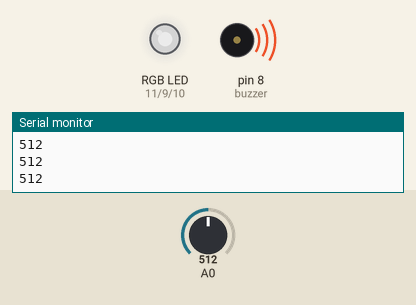
A sketch run on a simulated Arduino Uno, built with avr-gcc and run on an emulated ATmega328P. Parts: an RGB LED mixed from three pins (HIGH = lit), buzzer (waves = sounding), the last lines printed to the serial monitor. Inputs (shaded band) come from the test bench; at power-on: A0 = 512. Dim RGB values are drawn brighter than linear.

Above: at 1.2 s.
1.3 s: A0 set to 983
At 1.9 s:
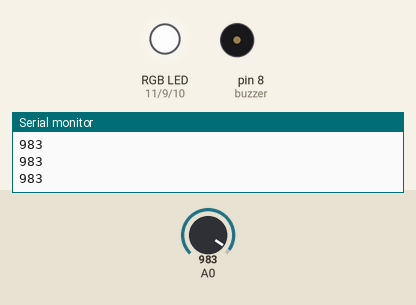
2.8 s: A0 set to 1003
At 6.5 s:
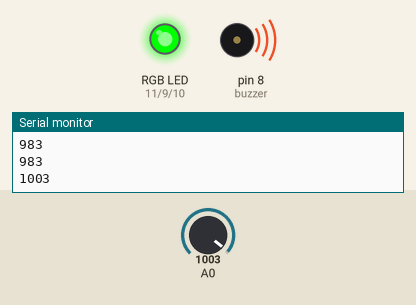
At 8.1 s:
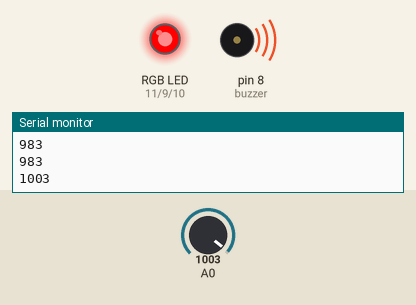
Timing chart, 0 to 11.8 s (numbered marks = the images above; inputs shaded):
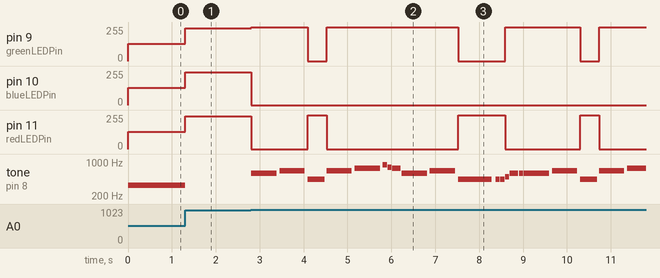

Measured:
- the behaviour switches between 989 and 990 on A0 (found by bisection; images 1 and 2)
- after the input at 1.3 s, pin 9 (greenLEDPin), pin 10 (blueLEDPin), pin 11 (redLEDPin): 128/255 → 245/255 at once; tone on pin 8 (buzzer): 330 Hz → silent at once
- after the input at 2.8 s, pin 9 (greenLEDPin): goes 255/255 1.3 s, 0/255 0.43 s, 255/255 3.0 s, 0/255 1.1 s, 255/255 1.7 s, 0/255 0.43 s, then 255/255, starting at once; pin 10 (blueLEDPin): 245/255 → 0/255 at once

The sketch:

InstumentSwtiches.ino
```cpp
#define NOTE_B0  31
#define NOTE_C1  33
#define NOTE_CS1 35
#define NOTE_D1  37
#define NOTE_DS1 39
#define NOTE_E1  41
#define NOTE_F1  44
#define NOTE_FS1 46
#define NOTE_G1  49
#define NOTE_GS1 52
#define NOTE_A1  55
#define NOTE_AS1 58
#define NOTE_B1  62
#define NOTE_C2  65
#define NOTE_CS2 69
#define NOTE_D2  73
#define NOTE_DS2 78
#define NOTE_E2  82
#define NOTE_F2  87
#define NOTE_FS2 93
#define NOTE_G2  98
#define NOTE_GS2 104
#define NOTE_A2  110
#define NOTE_AS2 117
#define NOTE_B2  123
#define NOTE_C3  131
#define NOTE_CS3 139
#define NOTE_D3  147
#define NOTE_DS3 156
#define NOTE_E3  165
#define NOTE_F3  175
#define NOTE_FS3 185
#define NOTE_G3  196
#define NOTE_GS3 208
#define NOTE_A3  220
#define NOTE_AS3 233
#define NOTE_B3  247
#define NOTE_C4  262
#define NOTE_CS4 277
#define NOTE_D4  294
#define NOTE_DS4 311
#define NOTE_E4  330
#define NOTE_F4  349
#define NOTE_FS4 370
#define NOTE_G4  392
#define NOTE_GS4 415
#define NOTE_A4  440
#define NOTE_AS4 466
#define NOTE_B4  494
#define NOTE_C5  523
#define NOTE_CS5 554
#define NOTE_D5  587
#define NOTE_DS5 622
#define NOTE_E5  659
#define NOTE_F5  698
#define NOTE_FS5 740
#define NOTE_G5  784
#define NOTE_GS5 831
#define NOTE_A5  880
#define NOTE_AS5 932
#define NOTE_B5  988
#define NOTE_C6  1047
#define NOTE_CS6 1109
#define NOTE_D6  1175
#define NOTE_DS6 1245
#define NOTE_E6  1319
#define NOTE_F6  1397
#define NOTE_FS6 1480
#define NOTE_G6  1568
#define NOTE_GS6 1661
#define NOTE_A6  1760
#define NOTE_AS6 1865
#define NOTE_B6  1976
#define NOTE_C7  2093
#define NOTE_CS7 2217
#define NOTE_D7  2349
#define NOTE_DS7 2489
#define NOTE_E7  2637
#define NOTE_F7  2794
#define NOTE_FS7 2960
#define NOTE_G7  3136
#define NOTE_GS7 3322
#define NOTE_A7  3520
#define NOTE_AS7 3729
#define NOTE_B7  3951
#define NOTE_C8  4186
#define NOTE_CS8 4435
#define NOTE_D8  4699
#define NOTE_DS8 4978
#define REST      0

// change this to make the song slower or faster
int tempo = 140;

// change this to whichever pin you want to use
int buzzer = 8;

// notes of the moledy followed by the duration.
// a 4 means a quarter note, 8 an eighteenth , 16 sixteenth, so on
// !!negative numbers are used to represent dotted notes,
// so -4 means a dotted quarter note, that is, a quarter plus an eighteenth!!
int Rickmelody[] = {

  // Never Gonna Give You Up - Rick Astley
  // Score available at https://musescore.com/chlorondria_5/never-gonna-give-you-up_alto-sax
  // Arranged by Chlorondria

  NOTE_D5,-4, NOTE_E5,-4, NOTE_A4,4, //1
  NOTE_E5,-4, NOTE_FS5,-4, NOTE_A5,16, NOTE_G5,16, NOTE_FS5,8,
  NOTE_D5,-4, NOTE_E5,-4, NOTE_A4,2,
  NOTE_A4,16, NOTE_A4,16, NOTE_B4,16, NOTE_D5,8, NOTE_D5,16,
  NOTE_D5,-4, NOTE_E5,-4, NOTE_A4,4, //repeat from 1
  NOTE_E5,-4, NOTE_FS5,-4, NOTE_A5,16, NOTE_G5,16, NOTE_FS5,8,
  NOTE_D5,-4, NOTE_E5,-4, NOTE_A4,2,
  NOTE_A4,16, NOTE_A4,16, NOTE_B4,16, NOTE_D5,8, NOTE_D5,16,
  REST,4, NOTE_B4,8, NOTE_CS5,8, NOTE_D5,8, NOTE_D5,8, NOTE_E5,8, NOTE_CS5,-8,
  NOTE_B4,16, NOTE_A4,2, REST,4,

  REST,8, NOTE_B4,8, NOTE_B4,8, NOTE_CS5,8, NOTE_D5,8, NOTE_B4,4, NOTE_A4,8, //7
  NOTE_A5,8, REST,8, NOTE_A5,8, NOTE_E5,-4, REST,4,
  NOTE_B4,8, NOTE_B4,8, NOTE_CS5,8, NOTE_D5,8, NOTE_B4,8, NOTE_D5,8, NOTE_E5,8, REST,8,
  REST,8, NOTE_CS5,8, NOTE_B4,8, NOTE_A4,-4, REST,4,
  REST,8, NOTE_B4,8, NOTE_B4,8, NOTE_CS5,8, NOTE_D5,8, NOTE_B4,8, NOTE_A4,4,
  NOTE_E5,8, NOTE_E5,8, NOTE_E5,8, NOTE_FS5,8, NOTE_E5,4, REST,4,

  NOTE_D5,2, NOTE_E5,8, NOTE_FS5,8, NOTE_D5,8, //13
  NOTE_E5,8, NOTE_E5,8, NOTE_E5,8, NOTE_FS5,8, NOTE_E5,4, NOTE_A4,4,
  REST,2, NOTE_B4,8, NOTE_CS5,8, NOTE_D5,8, NOTE_B4,8,
  REST,8, NOTE_E5,8, NOTE_FS5,8, NOTE_E5,-4, NOTE_A4,16, NOTE_B4,16, NOTE_D5,16, NOTE_B4,16,
  NOTE_FS5,-8, NOTE_FS5,-8, NOTE_E5,-4, NOTE_A4,16, NOTE_B4,16, NOTE_D5,16, NOTE_B4,16,

  NOTE_E5,-8, NOTE_E5,-8, NOTE_D5,-8, NOTE_CS5,16, NOTE_B4,-8, NOTE_A4,16, NOTE_B4,16, NOTE_D5,16, NOTE_B4,16, //18
  NOTE_D5,4, NOTE_E5,8, NOTE_CS5,-8, NOTE_B4,16, NOTE_A4,8, NOTE_A4,8, NOTE_A4,8,
  NOTE_E5,4, NOTE_D5,2, NOTE_A4,16, NOTE_B4,16, NOTE_D5,16, NOTE_B4,16,
  NOTE_FS5,-8, NOTE_FS5,-8, NOTE_E5,-4, NOTE_A4,16, NOTE_B4,16, NOTE_D5,16, NOTE_B4,16,
  NOTE_A5,4, NOTE_CS5,8, NOTE_D5,-8, NOTE_CS5,16, NOTE_B4,8, NOTE_A4,16, NOTE_B4,16, NOTE_D5,16, NOTE_B4,16,

  NOTE_D5,4, NOTE_E5,8, NOTE_CS5,-8, NOTE_B4,16, NOTE_A4,4, NOTE_A4,8,  //23
  NOTE_E5,4, NOTE_D5,2, REST,4,
};

int SWmelody[] = {

  // Cantina BAnd - Star wars
  // Score available at https://musescore.com/user/6795541/scores/1606876
  NOTE_B4,-4, NOTE_E5,-4, NOTE_B4,-4, NOTE_E5,-4,
  NOTE_B4,8,  NOTE_E5,-4, NOTE_B4,8, REST,8,  NOTE_AS4,8, NOTE_B4,8,
  NOTE_B4,8,  NOTE_AS4,8, NOTE_B4,8, NOTE_A4,8, REST,8, NOTE_GS4,8, NOTE_A4,8, NOTE_G4,8,
  NOTE_G4,4,  NOTE_E4,-2,
  NOTE_B4,-4, NOTE_E5,-4, NOTE_B4,-4, NOTE_E5,-4,
  NOTE_B4,8,  NOTE_E5,-4, NOTE_B4,8, REST,8,  NOTE_AS4,8, NOTE_B4,8,

  NOTE_A4,-4, NOTE_A4,-4, NOTE_GS4,8, NOTE_A4,-4,
  NOTE_D5,8,  NOTE_C5,-4, NOTE_B4,-4, NOTE_A4,-4,
  NOTE_B4,-4, NOTE_E5,-4, NOTE_B4,-4, NOTE_E5,-4,
  NOTE_B4,8,  NOTE_E5,-4, NOTE_B4,8, REST,8,  NOTE_AS4,8, NOTE_B4,8,
  NOTE_D5,4, NOTE_D5,-4, NOTE_B4,8, NOTE_A4,-4,
  NOTE_G4,-4, NOTE_E4,-2,
  NOTE_E4, 2, NOTE_G4,2,
  NOTE_B4, 2, NOTE_D5,2,

  NOTE_F5, -4, NOTE_E5,-4, NOTE_AS4,8, NOTE_AS4,8, NOTE_B4,4, NOTE_G4,4,


};


const int greenLEDPin = 9;
const int redLEDPin = 11;
const int blueLEDPin = 10;

int redValue = 0;
int greenValue = 0;
int blueValue = 0;

// sizeof gives the number of bytes, each int value is composed of two bytes (16 bits)
// there are two values per note (pitch and duration), so for each note there are four bytes
int notes = sizeof(SWmelody) / sizeof(SWmelody[0]) / 2;
int Ricknotes = sizeof(Rickmelody) / sizeof(Rickmelody[0]) / 2;
// this calculates the duration of a whole note in ms
int wholenote = (60000 * 2) / tempo;
int Rickwholenote = (60000 * 4) / tempo;
int divider = 0, noteDuration = 0;

int buttons[6];


int note[]={262,294,330,349};

void setup() {
  // put your setup code here, to run once:
  buttons[0]=2;

  Serial.begin(9600);

  pinMode(greenLEDPin,OUTPUT);
  pinMode(redLEDPin,OUTPUT);
  pinMode(blueLEDPin,OUTPUT);


}


void loop() {
  // put your main code here, to run repeatedly:

  int keyVal = analogRead(A0);

  Serial.println(keyVal);

  if(keyVal >= 1011){
    tone(8,note[0]);


    starWars();
    //flash();
}


  else if(keyVal >=990 && keyVal <=1010){
    tone(8,note[1]);
    rick();
  }

  else if(keyVal >=505 && keyVal <=515){
    tone(8,note[2]);
  }

  else if(keyVal >=5 && keyVal <=10){
    tone(8,note[3]);
  }

  else{
    noTone(8);
  }

  redValue=keyVal;
  greenValue=keyVal;
  blueValue=keyVal;

  analogWrite(redLEDPin, redValue/4);
  analogWrite(greenLEDPin, greenValue/4);
  analogWrite(blueLEDPin, blueValue/4);

}

void rick(){
 for (int thisNote = 0; thisNote < Ricknotes * 2; thisNote = thisNote + 2) {

    // calculates the duration of each note
    divider = Rickmelody[thisNote + 1];
    if (divider > 0) {
      // regular note, just proceed
      noteDuration = (Rickwholenote) / divider;
    } else if (divider < 0) {
      // dotted notes are represented with negative durations!!
      noteDuration = (Rickwholenote) / abs(divider);
      noteDuration *= 1.5; // increases the duration in half for dotted notes
    }

    if(Rickmelody[thisNote]==NOTE_B4){
      analogWrite(redLEDPin,0);
      analogWrite(greenLEDPin,0);
      analogWrite(blueLEDPin,255);
    }
    if(Rickmelody[thisNote]==NOTE_A4){
      analogWrite(greenLEDPin,0);
      analogWrite(redLEDPin,255);
      analogWrite(blueLEDPin,0);
    }
    else{
      analogWrite(blueLEDPin,0);
      analogWrite(greenLEDPin,255);
      analogWrite(redLEDPin,0);
    }
    // we only play the note for 90% of the duration, leaving 10% as a pause
    tone(buzzer, Rickmelody[thisNote], noteDuration * 0.9);

    // Wait for the specief duration before playing the next note.
    delay(noteDuration);

    // stop the waveform generation before the next note.
    noTone(buzzer);
  }
}


void starWars() {

  for (int thisNote = 0; thisNote < notes * 2; thisNote = thisNote + 2) {

    // calculates the duration of each note
    divider = SWmelody[thisNote + 1];
    if (divider > 0) {
      // regular note, just proceed
      noteDuration = (wholenote) / divider;
    } else if (divider < 0) {
      // dotted notes are represented with negative durations!!
      noteDuration = (wholenote) / abs(divider);
      noteDuration *= 1.5; // increases the duration in half for dotted notes
    }

   if(SWmelody[thisNote] ==  NOTE_B4){
      analogWrite(redLEDPin, 255);
      analogWrite(greenLEDPin, 0);
      analogWrite(blueLEDPin, 0);
   }
   else {
      analogWrite(redLEDPin, 0);
      analogWrite(greenLEDPin, 255);
      analogWrite(blueLEDPin, 0);
   }
    // we only play the note for 90% of the duration, leaving 10% as a pause
    tone(buzzer, SWmelody[thisNote], noteDuration*0.9);

    // Wait for the specief duration before playing the next note.
    delay(noteDuration);


    analogWrite(redLEDPin, 0);
    analogWrite(greenLEDPin, 0);
    analogWrite(blueLEDPin, 0);

    // stop the waveform generation before the next note.
    noTone(buzzer);

  }


}
```
